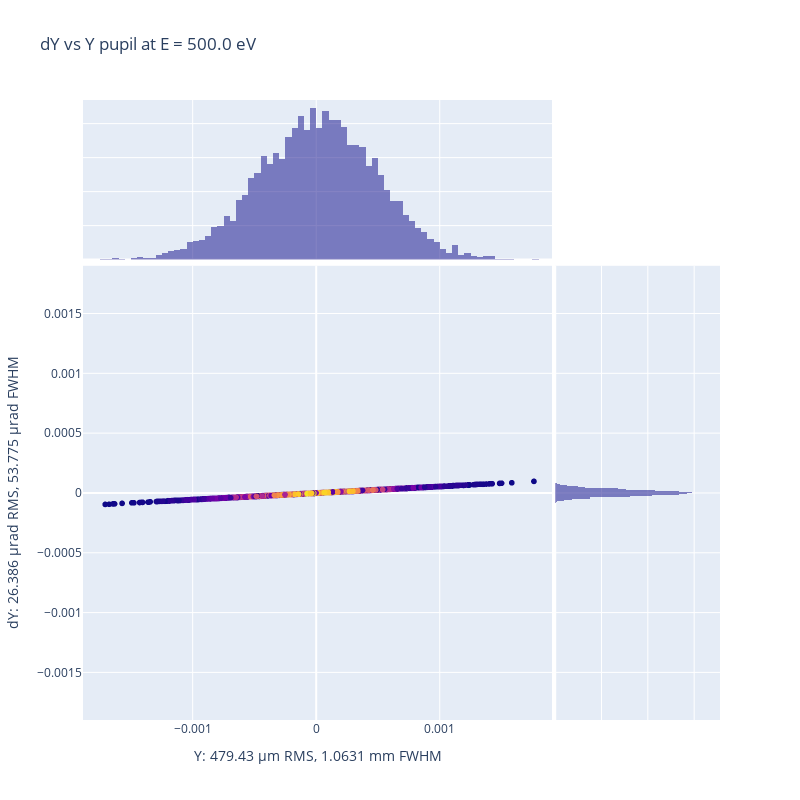

The notebook cell this image was saved under:
### Code cell
px.plot_spd_plotly(oe.get_diagram(distance_from_oe=0), oe_name=oe.name, x_key="Y", y_key="dY", 
                show_map=False, light_plot=False, orthonorm=True, save_in_file="", return_fwhm=False,)

### Figure 1 — Plotly figure (JSON) as saved in the notebook; plotly's stock layout.template omitted (floating-point values rounded to 4 significant figures; data arrays with more than 128 entries replaced by an {"elided": "..."} marker saying what was removed)
{"data": [{"hovertemplate": "Y=%{x}<br>dY=%{y}<br>color=%{marker.color}<extra></extra>", "legendgroup": "", "marker": {"color": {"elided": "5000 float values"}, "coloraxis": "coloraxis", "symbol": "circle"}, "mode": "markers", "name": "", "showlegend": false, "type": "scattergl", "x": {"elided": "5000 float values"}, "xaxis": "x", "y": {"elided": "5000 float values"}, "yaxis": "y"}, {"alignmentgroup": "True", "bingroup": "x", "hovertemplate": "Y=%{x}<br>count=%{y}<extra></extra>", "legendgroup": "", "marker": {"color": "#0d0887"}, "name": "", "offsetgroup": "", "opacity": 0.5, "showlegend": false, "type": "histogram", "x": {"elided": "5000 float values"}, "xaxis": "x3", "yaxis": "y3"}, {"alignmentgroup": "True", "bingroup": "y", "hovertemplate": "dY=%{y}<br>count=%{x}<extra></extra>", "legendgroup": "", "marker": {"color": "#0d0887"}, "name": "", "offsetgroup": "", "opacity": 0.5, "showlegend": false, "type": "histogram", "xaxis": "x2", "y": {"elided": "5000 float values"}, "yaxis": "y2"}], "layout": {"barmode": "overlay", "coloraxis": {"colorbar": {"title": {"text": "color"}}, "colorscale": [[0, "#0d0887"], [0.1111, "#46039f"], [0.2222, "#7201a8"], [0.3333, "#9c179e"], [0.4444, "#bd3786"], [0.5556, "#d8576b"], [0.6667, "#ed7953"], [0.7778, "#fb9f3a"], [0.8889, "#fdca26"], [1, "#f0f921"]], "showscale": false}, "height": 800, "legend": {"tracegroupgap": 0}, "title": {"text": "dY vs Y pupil at E = 500.0 eV"}, "width": 800, "xaxis": {"anchor": "y", "domain": [0, 0.7363], "range": [-0.001888, 0.001909], "title": {"text": "Y: 479.43 µm RMS, 1.0631 mm FWHM"}}, "xaxis2": {"anchor": "y2", "domain": [0.7413, 1], "matches": "x2", "showgrid": true, "showline": false, "showticklabels": false, "ticks": ""}, "xaxis3": {"anchor": "y3", "domain": [0, 0.7363], "matches": "x", "showgrid": true, "showticklabels": false}, "xaxis4": {"anchor": "y4", "domain": [0.7413, 1], "matches": "x2", "showgrid": true, "showline": false, "showticklabels": false, "ticks": ""}, "yaxis": {"anchor": "x", "domain": [0, 0.7326], "range": [-0.001898, 0.001899], "title": {"text": "dY: 26.386 µrad RMS, 53.775 µrad FWHM"}}, "yaxis2": {"anchor": "x2", "domain": [0, 0.7326], "matches": "y", "showgrid": true, "showticklabels": false}, "yaxis3": {"anchor": "x3", "domain": [0.7426, 1], "matches": "y3", "showgrid": true, "showline": false, "showticklabels": false, "ticks": ""}, "yaxis4": {"anchor": "x4", "domain": [0.7426, 1], "matches": "y3", "showgrid": true, "showline": false, "showticklabels": false, "ticks": ""}}}
